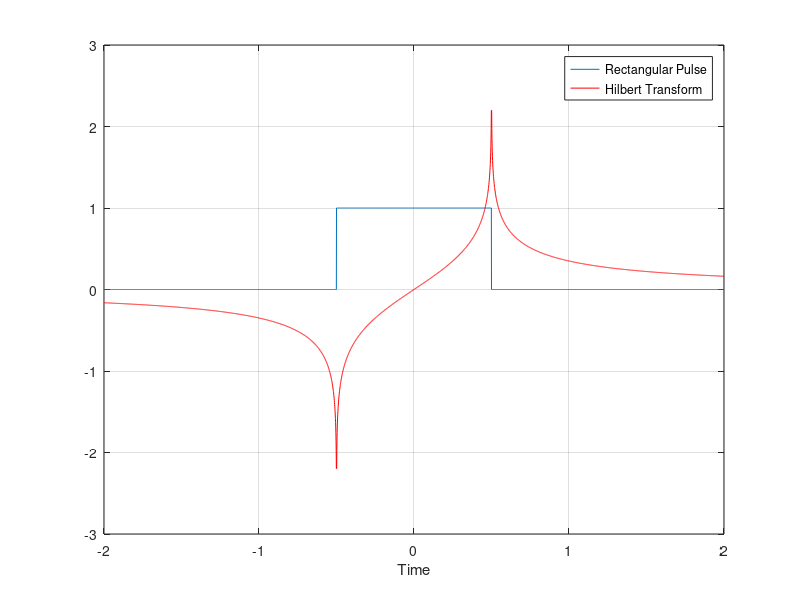

This chart was generated by the following MATLAB code:
clear all;
t=-2:0.001:2;
T=1;
y1=rectpuls(t,T);
plot(t,y1);
xlabel('Time');
hold on;
grid on;
y2=(1/pi)*(log((t+0.5)./(t-0.5)));
plot(t,y2,'r');
legend('Rectangular Pulse','Hilbert Transform');
